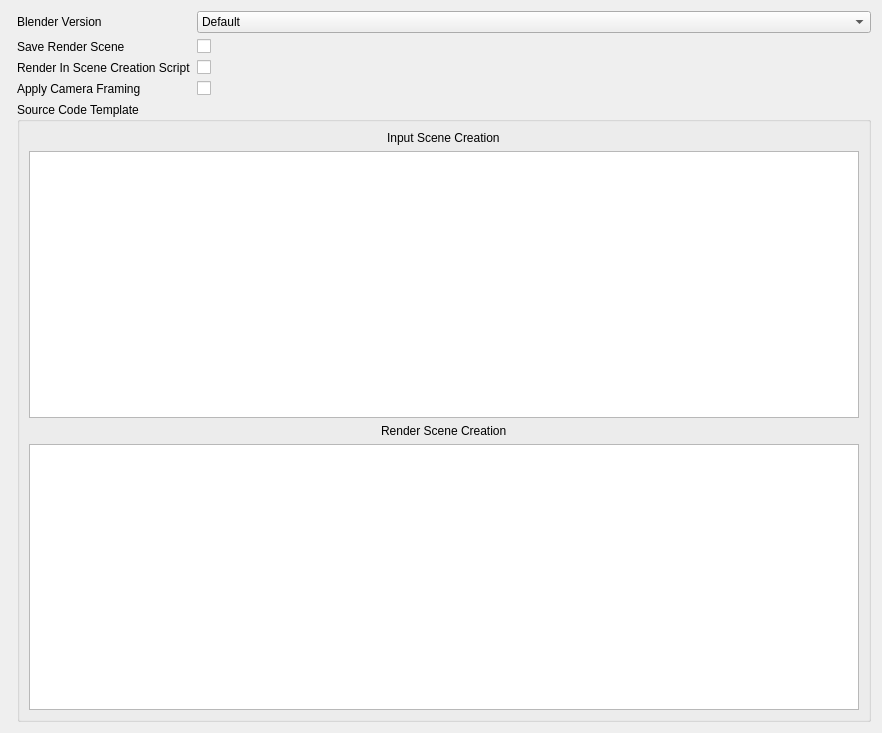
         <widget class="QWidget" name="scrollAreaWidgetContents_4">
          <property name="geometry">
           <rect>
            <x>0</x>
            <y>0</y>
            <width>882</width>
            <height>733</height>
           </rect>
          </property>
          <layout class="QVBoxLayout" name="verticalLayout_14">
           <item>
            <layout class="QFormLayout" name="formLayout_6">
             <item row="0" column="0">
              <widget class="QFrame" name="frame_11">
               <property name="frameShape">
                <enum>QFrame::StyledPanel</enum>
               </property>
               <property name="frameShadow">
                <enum>QFrame::Raised</enum>
               </property>
              </widget>
             </item>
             <item row="0" column="1">
              <layout class="QFormLayout" name="formLayout_5">
               <item row="0" column="0">
                <widget class="QLabel" name="label_50">
                 <property name="text">
                  <string>Blender Version</string>
                 </property>
                </widget>
               </item>
               <item row="0" column="1">
                <widget class="QComboBox" name="blenderVersionComboBox">
                 <item>
                  <property name="text">
                   <string>Default</string>
                  </property>
                 </item>
                 <item>
                  <property name="text">
                   <string>2.8</string>
                  </property>
                 </item>
                 <item>
                  <property name="text">
                   <string>2.9</string>
                  </property>
                 </item>
                 <item>
                  <property name="text">
                   <string>3.0</string>
                  </property>
                 </item>
                </widget>
               </item>
               <item row="1" column="0">
                <widget class="QLabel" name="label_54">
                 <property name="text">
                  <string>Save Render Scene</string>
                 </property>
                </widget>
               </item>
               <item row="2" column="0">
                <widget class="QLabel" name="label_55">
                 <property name="text">
                  <string>Render In Scene Creation Script</string>
                 </property>
                </widget>
               </item>
               <item row="3" column="0">
                <widget class="QLabel" name="label_56">
                 <property name="text">
                  <string>Apply Camera Framing</string>
                 </property>
                </widget>
               </item>
               <item row="1" column="1">
                <widget class="QCheckBox" name="saveRenderSceneCheckBox">
                 <property name="text">
                  <string/>
                 </property>
                </widget>
               </item>
               <item row="2" column="1">
                <widget class="QCheckBox" name="renderInSceneCreationScriptCheckBox">
                 <property name="text">
                  <string/>
                 </property>
                </widget>
               </item>
               <item row="3" column="1">
                <widget class="QCheckBox" name="applyCameraFramingCheckBox">
                 <property name="text">
                  <string/>
                 </property>
                </widget>
               </item>
              </layout>
             </item>
             <item row="1" column="1">
              <widget class="QFrame" name="frame_12">
               <property name="frameShape">
                <enum>QFrame::NoFrame</enum>
               </property>
               <property name="frameShadow">
                <enum>QFrame::Raised</enum>
               </property>
               <layout class="QVBoxLayout" name="verticalLayout_25">
                <property name="leftMargin">
                 <number>0</number>
                </property>
                <property name="topMargin">
                 <number>0</number>
                </property>
                <property name="rightMargin">
                 <number>0</number>
                </property>
                <property name="bottomMargin">
                 <number>0</number>
                </property>
                <item>
                 <widget class="QGroupBox" name="groupBox_9">
                  <property name="title">
                   <string>Source Code Template</string>
                  </property>
                  <layout class="QVBoxLayout" name="verticalLayout_26">
                   <item alignment="Qt::AlignHCenter">
                    <widget class="QLabel" name="label_51">
                     <property name="text">
                      <string>Input Scene Creation</string>
                     </property>
                    </widget>
                   </item>
                   <item>
                    <widget class="QTextEdit" name="blenderInputSceneSourceCodeTemplateEdit"/>
                   </item>
                   <item alignment="Qt::AlignHCenter">
                    <widget class="QLabel" name="label_52">
                     <property name="text">
                      <string>Render Scene Creation</string>
                     </property>
                    </widget>
                   </item>
                   <item>
                    <widget class="QTextEdit" name="blenderRenderSceneSourceCodeTemplateEdit"/>
                   </item>
                  </layout>
                 </widget>
                </item>
               </layout>
              </widget>
             </item>
            </layout>
           </item>
          </layout>
         </widget>
